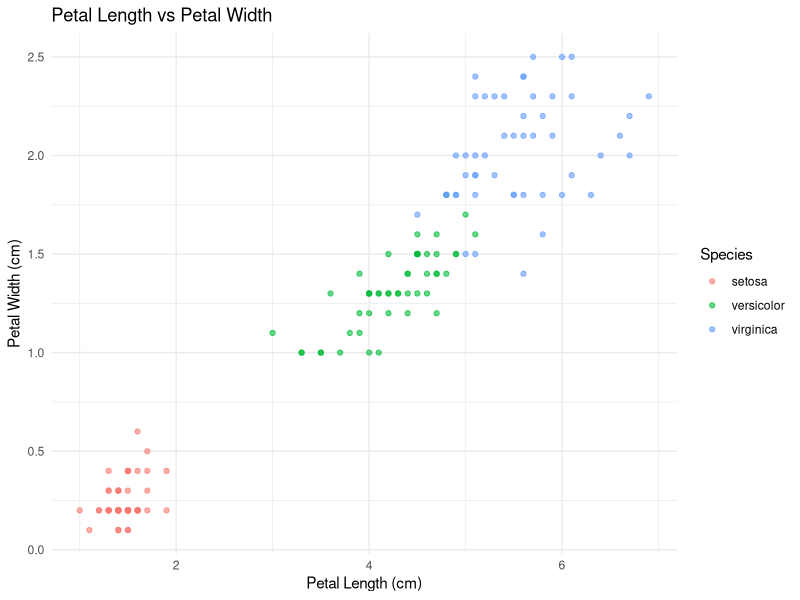

Recreate this plot in R.
## ---- chunk 1
data("iris")
dim(iris)
## ---- chunk 2
head(iris)
tail(iris)
## ---- chunk 3
summary(iris)
## ---- chunk 4
library(ggplot2)

# Create the scatter plot
ggplot(iris, aes(x = Petal.Length, y = Petal.Width, color = Species)) +
  geom_point(alpha = 0.6) +
  labs(title = "Petal Length vs Petal Width",
       x = "Petal Length (cm)",
       y = "Petal Width (cm)",
       color = "Species") +
  theme_minimal()
